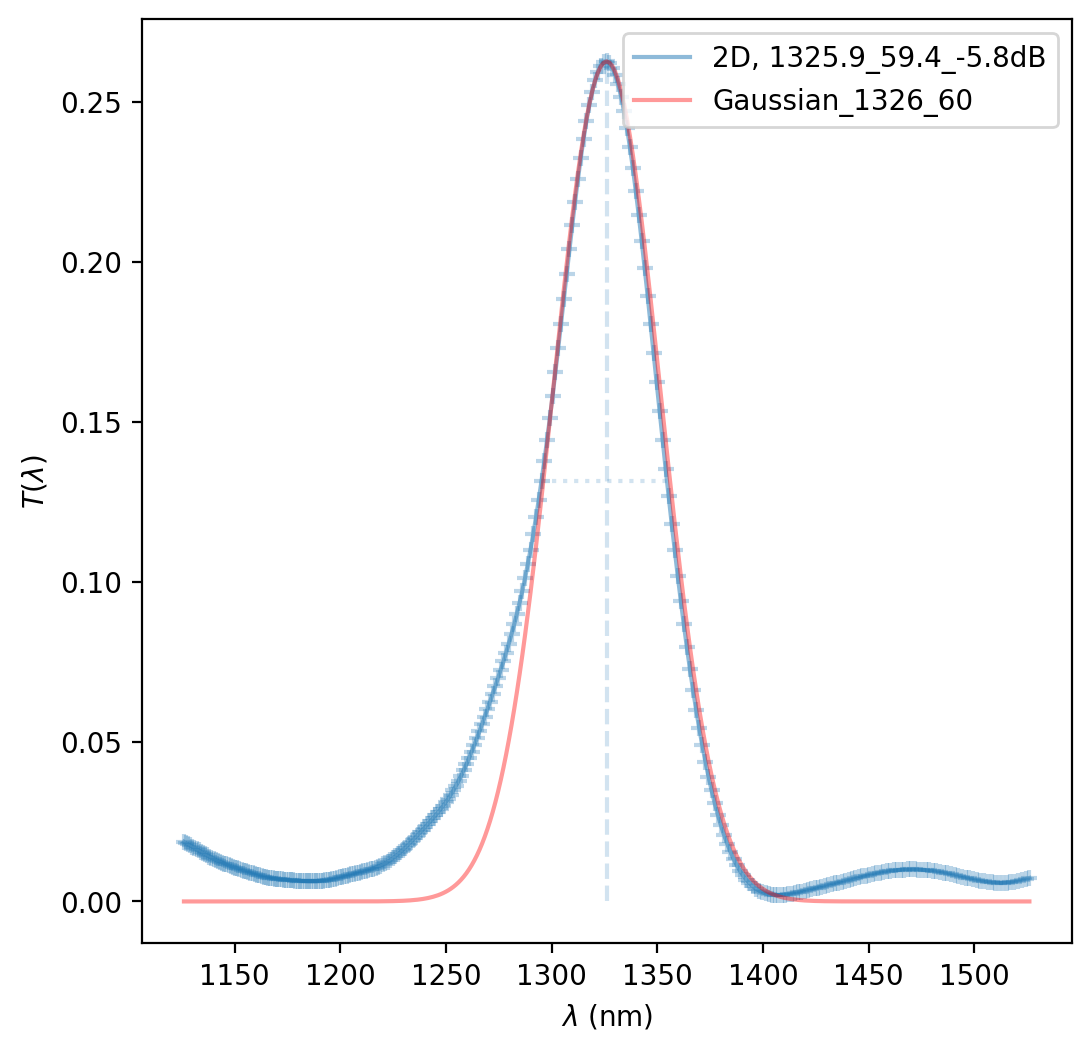

The script that saved this image:
import matplotlib.pyplot as plt
import numpy as np
import os
import sys

sys.path.append("../..")
sys.path.append("..")
from json_uuid import uuid_to_wd, getdataName
from lib.gaussian.gaussian_fit_1d import arb_fit_1d

if __name__ == "__main__":
    uuid = "4cb4"
    dataName = getdataName(uuid)
    fig, ax = plt.subplots(figsize=(6, 6))
    # >>> 2D <<< #
    fileName = "{:s}_transmission.txt".format(dataName)
    data = np.loadtxt(fileName)
    l = data[:, 0]
    T = data[:, 1]
    arb_fit_1d(ax, l * 1e3, T, "2D")
    #
    from lib.gaussian.FOM_analysis import FOM_analysis

    analysis = FOM_analysis()
    maxT = np.max(T)

    T_theo = analysis.gaussian_curve(l * 1e-6, 1326e-9, 60e-9) * maxT
    ax.plot(l * 1e3, T_theo, c="red", label="Gaussian_1326_60", alpha=0.4)
    plt.legend()
    #
    plt.savefig("4cb4_ncc.png", bbox_inches="tight", dpi=200)
    plt.show()
